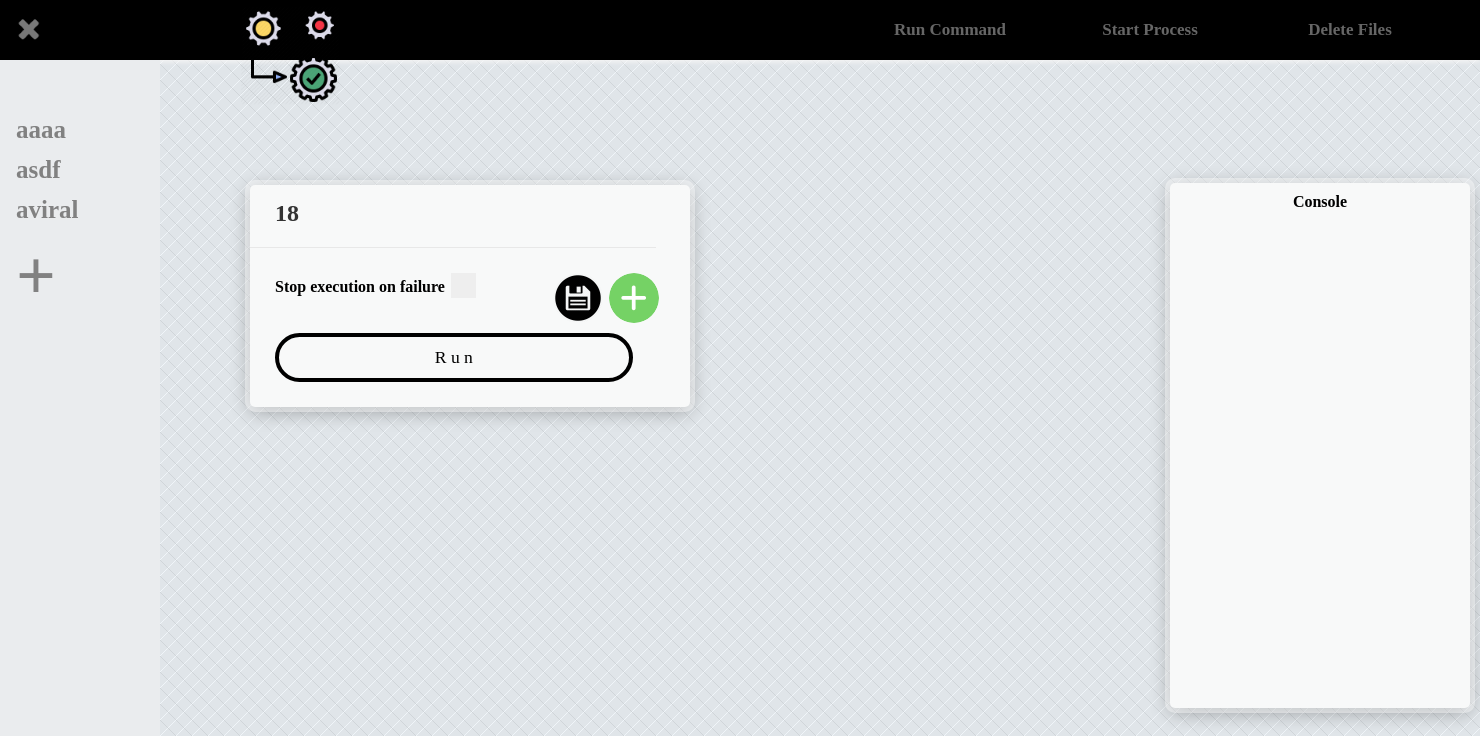
Page /execute/18 on the committed database.
### flaskpackage/model.py (models this page shows, shortened)
class ExecuteTable(db.Model):
    __table_args__ = {'extend_existing': True}
    id = db.Column(db.Integer, primary_key=True)
    name = db.Column(db.Text, primary_key=False)
    path = db.Column(db.Text, primary_key=False)

### flaskpackage/routes/route_execute.py (the view, shortened to what this page needs)
    @app.route('/execute/<string:id>', methods=['GET', 'POST'])
    def execute_profile(id):
        store_bookmark(id)
        store_profile_exe()
        cmd_execution.get_id = [id]
        return render_template("execute.html", bookmarks_exe=bookmarks_exe, errors=errors, profiles=profiles, profile_id=id,
                               pass_fail=cmd_execution.pass_fail)

### flaskpackage/routes/route_execute.py (called while the page is built)
def store_profile_exe():
    temp_profile = []
    profile_names = [x.name for x in model.ExecuteTable.query.all()]
    for pro in profile_names:
        temp_profile.append(pro)
    global profiles
    profiles = sorted(set(temp_profile))

def store_bookmark(prof="xxxyyyzzz1234!@#$r"):
    global bookmarks_exe
    bookmarks_exe = []
    get_commands = model.ExecuteTable.query.filter_by(name=prof).all()
    for datarange in range(0, len(get_commands)):
        getAllDataString = str(get_commands[datarange])
        containAlldataDict = getAllDataString.split(":::")
        bookmarks_exe.append(dict({containAlldataDict[0]: list(map(lambda x: x, containAlldataDict[1:]))}))

### flaskpackage/templates/execute.html (shortened to what this page needs)
<!DOCTYPE html>
<html lang="en">
<html>
<head>
    <link rel="stylesheet" href="../static/css/formCss.css">
    <link rel="stylesheet" href="../static/css/execute_css.css">
</head>
<body>
<form method="post">
<button id="off1" type="submit" name="off3_name" value="off"></button>
</form>
<div id="sidenavNEW">
    {% for profile in profiles %}
    <a href='../execute/{{profile}}'>{{profile}}</a>
    {% endfor %}
    <a style="font-size: 70px;" href="{{url_for('add_profile')}}">+</a>
</div>
<div id="navBar_header">
<div style="padding-left:240px;" id="logo">
    <img style="margin-left:0px;padding-left:0px;" src="../static/img/executeimg.png" alt="Image" height="100" width="100"/>
</div>
<ul id="navBar">
    <li><a href="{{url_for('index')}}">Run Command</a></li>
    <li><a href="{{url_for('run_process')}}">Start Process</a></li>
    <li><a href="{{url_for('delete')}}">Delete Files</a></li>
</ul>
</div>
<div class="customContain">
    <form id="signup" style="float: left;margin-left:250px;" method="post">
        <div class="header">
            <h3>{{profile_id}}</h3>
        </div>
        <div class="sep"></div>
        <div class="inputs">
            <button class="button_add" id="add_file" type="submit" name="addName" value="addButton"></button>
            <button class="button_save" id="add_all_url" type="submit" name="add_all_url" value="save_all"></button>
            <p style="display:inline-block;margin-right:2px;">Stop execution on failure</p>
            <label style="display: inline-block;" class="checkboxy">
                <span class="checkmark"></span>
            </label>&nbsp &nbsp
            <input id="submit" type="submit" name="deleteClicked" value="R u n" >
        </div>
    </form>
<div>
<div style="overflow-y:auto;overflow-x:auto;margin-top:183px;" id="console_bar">
<h4 style="padding-top:10px;padding-bottom:10px;">Console</h4>
</div>
</div>
</div>
</body>
</html>

### flaskpackage/static/css/formCss.css (style rules this page uses)
* { margin: 0px; padding:0px;font-family: "comfortaa", "Comic Sans MS"; }
body { font-family: "comfortaa"; margin-top: auto; margin-left :auto; font-weight:bold; overflow-y:auto; overflow-x:auto; }
#console_bar { overflow:auto; float:left; margin-left:1200px; margin-top: 100px; padding: 0px 25px 25px; background: #F8F9F9; box-shadow: 0px 0px 0px 5px rgba( 255,255,255,0.4 ), 0px 4px 20px rgba( 0,0,0,0.33 ); -moz-border-radius: 5px; -webkit-border-radius: 5px; border-radius: 5px; position: absolute; width:250px; max-width:250px; text-align:center; height:500px; z-index: 1; top: 0; left: 0; }
@media screen and (max-width:1500px) { #console_bar { margin-left:1170px; } }
#navBar_header { width:100%; height:60px; background:#000000; box-shadow:0px 2px 4px #f5f5f5; }
#navBar { width:600px; height:80px; float:right; margin-right:30px; }
#navBar>li { width:200px; list-style: none; float:left; }
li>a { display:block; color:rgba(255,255,255,0.4); line-height:60px; text-align:center; font-size:17px; text-decoration: none; }
#logo { padding-left:100px; padding-top:5px; width:200px; height:80px; float:left; }
.button_add { background: url(../img/addGreen.png) no-repeat; float:right; position:relative; border: none; margin-bottom:10px; margin-right:6px; display: inline-block; text-decoration: none; cursor: pointer; width:50px; height:50px; }
.button_add { border-radius: 50px; }
.button_save { background: url(../img/save.png) no-repeat; float:right; position:relative; border: none; margin-bottom:10px; margin-right:6px; display: inline-block; text-decoration: none; cursor: pointer; width:50px; height:50px; }
.button_save { border-radius: 50px; }
.customContain { width: 100%; float: left; max-width: 100%; margin: 0 auto; }
#signup { float:left; margin-left:100px; margin-top: 100px; padding: 0px 25px 25px; background: #F8F9F9; box-shadow: 0px 0px 0px 5px rgba( 255,255,255,0.4 ), 0px 4px 20px rgba( 0,0,0,0.33 ); -moz-border-radius: 5px; -webkit-border-radius: 5px; border-radius: 5px; display: table; position: static; }
#signup .header { margin-bottom: 20px; }
#signup .header h3 { padding-top:15px; color: #333333; font-size: 24px; font-weight: bold; margin-bottom: 5px; }
#signup .sep { height: 1px; background: #e8e8e8; width: 406px; margin: 0px -25px; }
#signup .inputs { margin-top: 25px; }
#signup .inputs label { color: #8f8f8f; font-size: 12px; font-weight: 300; letter-spacing: 1px; margin-bottom: 7px; display: inline-block; }
#submit { width: 91.7% !important; color: black !important; text-decoration: none; font-size: 1.1em; text-align: center; background: transparent; padding: 10px; border: 4px solid black !important; display: inline-block; transition: all 0.4s ease 0s; width: 150px; }
#submit { border-radius: 30px; }
.checkboxy { display: inline-block; position: relative; padding-left: 20px; padding-bottom: 11.5px; margin-bottom: 12px; cursor: pointer; font-size: 22px; -webkit-user-select: none; -moz-user-select: none; -ms-user-select: none; user-select: none; }
.checkmark { position: absolute; top: 0; left: 0; height: 25px; width: 25px; background-color: #eee; }
.checkmark:after { content: ""; position: absolute; display: none; }
.checkboxy .checkmark:after { left: 9px; top: 5px; width: 5px; height: 10px; border: solid white; border-width: 0 3px 3px 0; -webkit-transform: rotate(45deg); -ms-transform: rotate(45deg); transform: rotate(45deg); }
#off1 { background: url(../img/cut_before.png) no-repeat; border: none; margin-top: 9px; margin-left: 9px; text-decoration: none; cursor: pointer; width:40px; height:40px; position:fixed; z-index: 10; }
#off1 { border-radius: 40px; }

### flaskpackage/static/css/execute_css.css (style rules this page uses)
#sidenavNEW { overflow:auto; margin-top:60px; height: 100%; width: 160px; position: fixed; z-index: 1; top: 0; left: 0; background-color: #EAECEE; padding-top: 50px; }
#sidenavNEW a { padding: 6px 8px 6px 16px; text-decoration: none; font-size: 25px; color: #818181; display: block; }

### rows in the picture
ExecuteTable: name "aaaa"
ExecuteTable: name "asdf"
ExecuteTable: name "aviral"

### other values in the picture
{{ profile_id }} "18"
